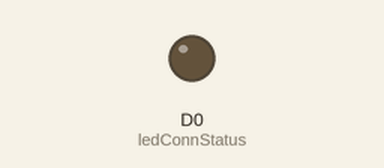
Recording of a sketch running on a simulated ESP8266 (NodeMCU). On the bench: output pins drawn as LEDs (lit = HIGH). WiFi joins after 1.5 s; servers stay silent unless stated; what the sketch prints to the serial monitor is not drawn.

Above: at 0.1 s.
At 1.3 s:
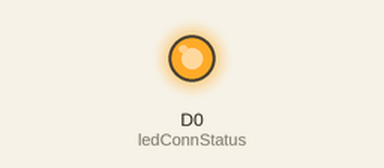
Timing chart, 0 to 2.8 s (numbered marks = the images above):
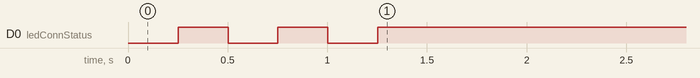

The sketch:

NodeMCU.ino
```cpp
/********************
      การต่อวงจร
  +++ Green LED +++
  ขายาว -> D0
  ขาสั้น -> GND

  +++ เชื่อมกับ Arduino +++
  สายขาว -> D2
  สายเทา -> D3
********************/

#include <ESP8266WiFi.h>
#include <SoftwareSerial.h>
#include <ArduinoJson.h>
#include <FirebaseArduino.h>

SoftwareSerial s(D3, D2);

#define FIREBASE_HOST "***REMOVED***"
#define FIREBASE_AUTH "***REMOVED***"
#define WIFI_SSID "***REMOVED***"
#define WIFI_PASSWORD "***REMOVED***"

#define ledConnStatus D0

void setup() {
  pinMode(ledConnStatus, OUTPUT);

  // Initialize Serial port
  Serial.begin(57600);
  s.begin(57600);
  while (!Serial) continue;

  // Connect to wifi.
  WiFi.begin(WIFI_SSID, WIFI_PASSWORD);
  Serial.print("Connecting");
  while (WiFi.status() != WL_CONNECTED)
  {
    digitalWrite(ledConnStatus, LOW);
    delay(250);
    Serial.print(".");
    digitalWrite(ledConnStatus, HIGH);
    delay(250);
  }
  Serial.println();

  Serial.print("Connected, IP address: ");
  Serial.println(WiFi.localIP());
  digitalWrite(ledConnStatus, HIGH);

  Firebase.begin(FIREBASE_HOST, FIREBASE_AUTH);
}

void loop() {
  if (WiFi.status() != WL_CONNECTED) {
    digitalWrite(ledConnStatus, LOW);
    delay(250);
    Serial.print(".");
    digitalWrite(ledConnStatus, HIGH);
    delay(250);
    return;
  }

  StaticJsonBuffer<200> jsonBuffer;
  JsonObject& root = jsonBuffer.parseObject(s);

  if (!root.success() || root.size() == 0) {
    return;
  }

  // ถ้ามีข้อมูลส่งมา
  String dateTime = root["dateTime"];
  bool isColor = root["isColor"];

  // Push id to /records/
  String id = Firebase.push("records", "");
  if (Firebase.success()) {
    delay(500);
    // Set string value to /records/{id}/
    Firebase.setString("records/" + id + "/dateTime", dateTime);
    if (Firebase.success()) {
      delay(500);
      // Set bool value to /records/{id}/
      Firebase.setBool("records/" + id + "/isColor", isColor);
      if (Firebase.success()) {
        root.prettyPrintTo(Serial);
        Serial.println();
        Serial.println("---------------------------------");
      }
    }
  }
}
```
